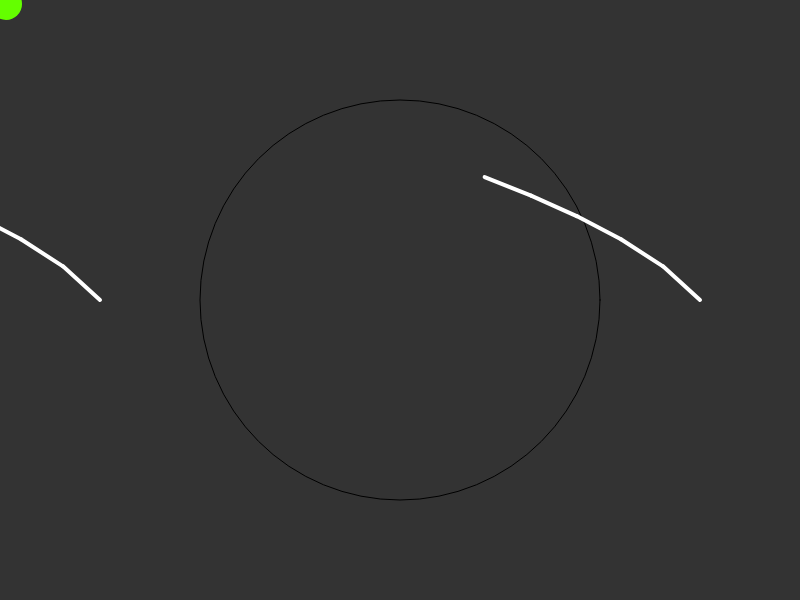
Frame 1 (no input)
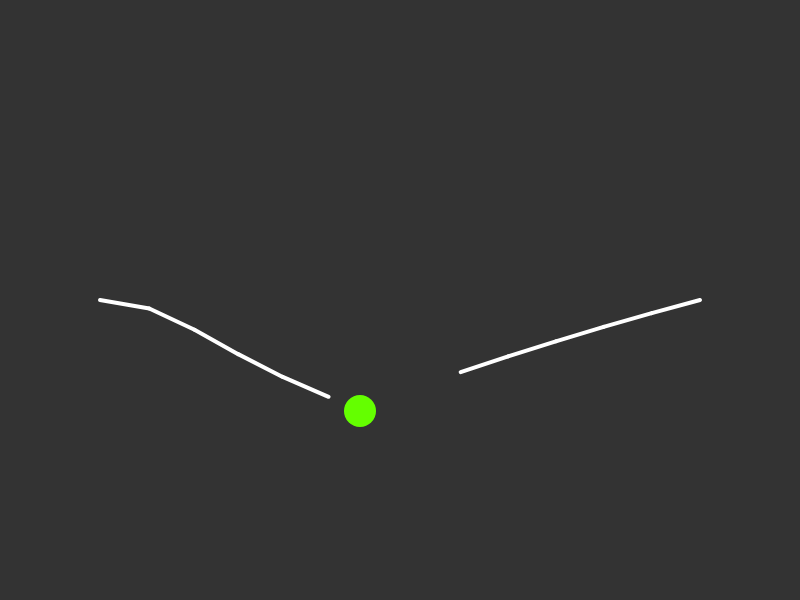
Frame 60 (no input)
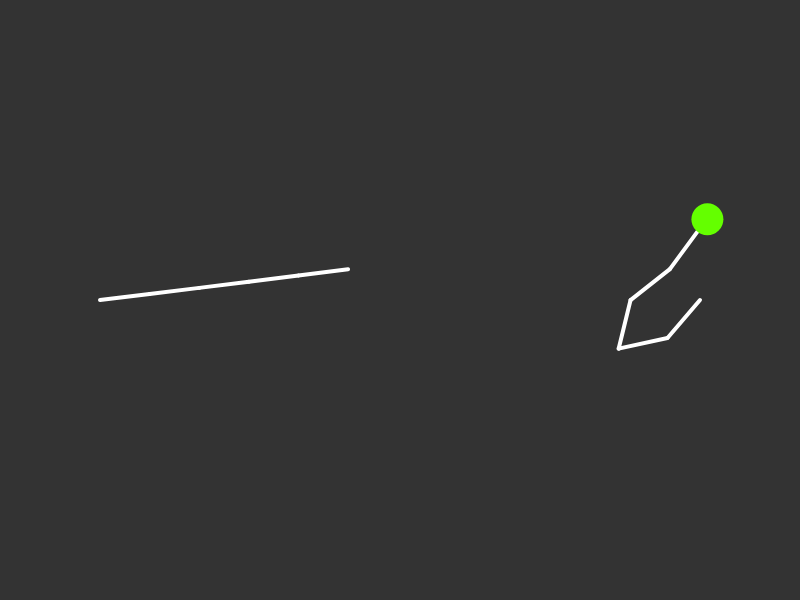
Frame 120 (the mouse pressed at the canvas centre since frame 60)

The p5.js sketch that drew these frames (run headless with seeded random() and noise() and a simulated clock; from frame 60 on, the mouse is pressed at the canvas centre):

// p5.js sketch
// ── sketch.js
// globals
let pos, vel, gravity;
let tentacles = [];

// constant
const SCREEN_SIZE = 400;

// Setup
function setup() {
  createCanvas(SCREEN_SIZE * 2, SCREEN_SIZE * 1.5);
  
  pos = new p5.Vector(0, 0);
  vel = new p5.Vector(2, 1.3);
  gravity = new p5.Vector(0, 0.1);
  vel.mult(3);
  
  let da = TWO_PI / 2;
  
  for(let a = 0; a < TWO_PI; a += da){
    let x = width / 2 + cos(a) * 300;
    let y = height / 2 + sin(a) * 300;
    tentacles.push(new Tentacle(x, y));
  }
}
// Draw
function draw(){
  background(51);
  
  noFill();
  ellipse(width / 2, height / 2, 400, 400);
  for(let t of tentacles){
    t.update();
    t.show();
  }
  pos.add(vel);
  vel.add(gravity);
  noStroke();
  fill(100, 255, 0);
  ellipse(pos.x, pos.y, 32, 32);
  
  if(pos.x > width || pos.x < 0){vel.x *= -1;}
  if(pos.y > height){
    pos.y = height;
    vel.y *= -1;
    vel.mult(0.95);
  }
}

// Action
// ── segment.js
class Segment{
  constructor(point, len, i){
    if(point.hasOwnProperty("angle")){
      this.par = point;
      this.a = this.par.b.copy();
    } else {
      this.par = false;
      this.a = point;
    }
    
    this.b = new p5.Vector();
    this.angle = 0;
    
    this.sw = map(i, 0, 20, 1, 10);
    this.len = len;
    this.calculateB();
  }
  
  setA(pos){
    this.a = pos.copy();
    this.calculateB();
  }
  
  follow(tx, ty){
    if(typeof(ty) == "undefined"){
      let targetX = tx.a.x;
      let targetY = tx.a.y;
      this.follow(targetX, targetY);
    } else {
      let target = new p5.Vector(tx, ty);
      let dir = p5.Vector.sub(target, this.a);
      this.angle = dir.heading();
      dir.setMag(this.len);
      dir.mult(-1);
      this.a = p5.Vector.add(target, dir);
    }
  }
  
  update(){
    this.calculateB();
  }
  
  calculateB(){
    let dx = this.len * cos(this.angle);
    let dy = this.len * sin(this.angle);
    this.b.set(this.a.x + dx, this.a.y + dy);
  }
  
  show(){
    stroke(255);
    strokeWeight(4);
    line(this.a.x, this.a.y, this.b.x, this.b.y);
  }
}
// ── tentacle.js
class Tentacle{
  constructor(x, y){
    this.base = new p5.Vector(x, y);
    this.len = 50;
    this.segments = new Array(5);
    let point = new p5.Vector(300, 200);
    this.segments[0] = new Segment(point, this.len, 0);
    for(let i = 1; i < this.segments.length; i++){
      this.segments[i] = new Segment(this.segments[i-1], this.len, i);
    }
  }
  
  update(){
    let total = this.segments.length;
    let end = this.segments[total-1];
    end.follow(pos.x, pos.y);
    end.update();
    
    for(let i = total - 2; i >= 0; i--){
      this.segments[i].follow(this.segments[i+1]);
      this.segments[i].update();
    }
    
    this.segments[0].setA(this.base);
    
    for(let i = 1; i < total; i++){
      this.segments[i].setA(this.segments[i-1].b);
    }
  }
  
  show(){
    for(let s of this.segments){
      s.show();
    }
  }
}
